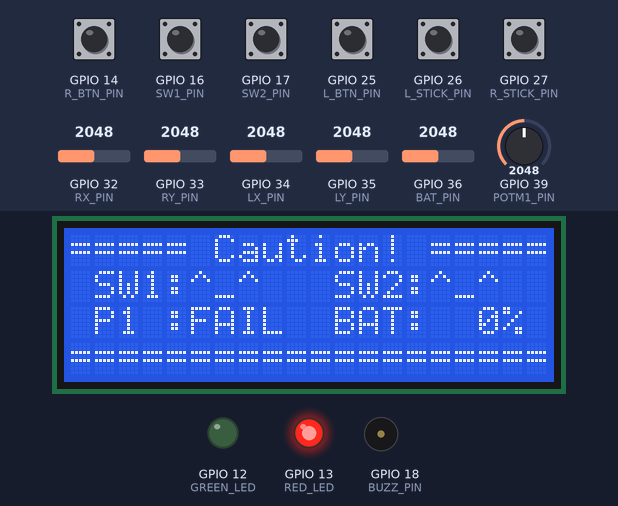
Bench run of a sketch on a simulated ESP32. Shown: 20×4 character LCD, output pins drawn as LEDs (lit = HIGH), buzzer (waves = sounding). The test bench sets the inputs (shaded band); at power-on: GPIO 14 (R_BTN_PIN), GPIO 16 (SW1_PIN), GPIO 17 (SW2_PIN), GPIO 25 (L_BTN_PIN), GPIO 26 (L_STICK_PIN), GPIO 27 (R_STICK_PIN) HIGH, GPIO 39 (POTM1_PIN) = 2048, GPIO 36 (BAT_PIN) = 2048, GPIO 32 (RX_PIN) = 2048, GPIO 33 (RY_PIN) = 2048, GPIO 34 (LX_PIN) = 2048, GPIO 35 (LY_PIN) = 2048. What the sketch prints to the serial monitor is not drawn.

Above: at 1.1 s.
1.2 s: GPIO 39 (POTM1_PIN) set to 3957
2.7 s: GPIO 39 (POTM1_PIN) set to 4045
At 4.0 s:
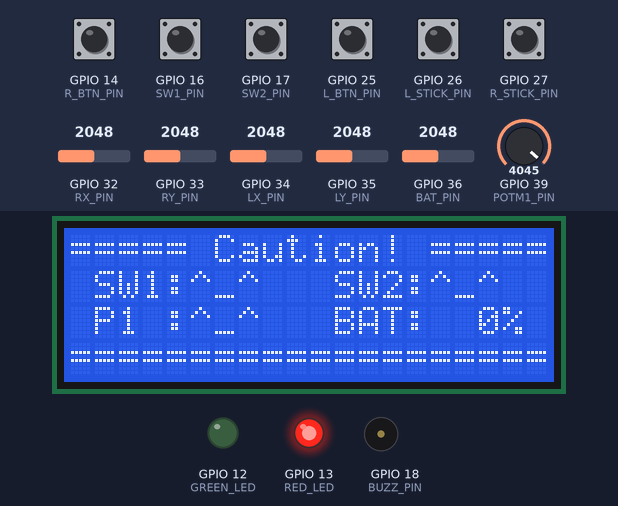
4.3 s: GPIO 36 (BAT_PIN) set to 2616
5.8 s: GPIO 36 (BAT_PIN) set to 2690
At 6.7 s:
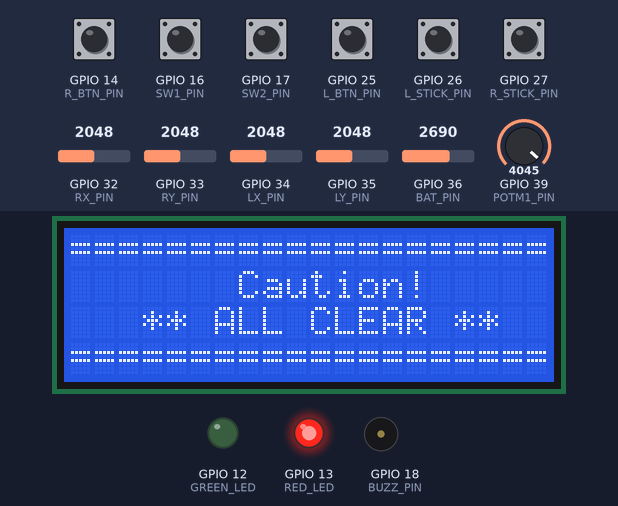
At 7.2 s:
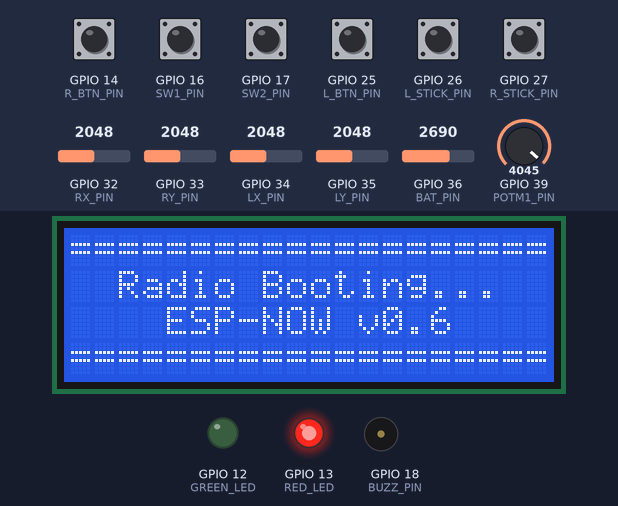
8.8 s: GPIO 36 (BAT_PIN) set to 2866
11.8 s: GPIO 16 (SW1_PIN) pulled LOW for 1 s
At 12.79 s:
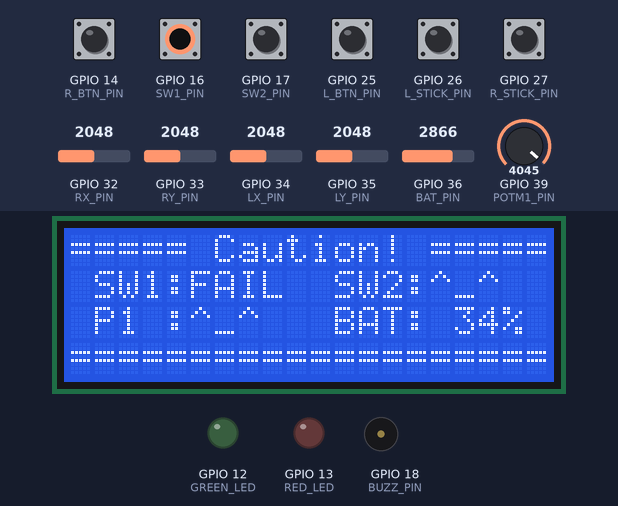
Timing chart, 0 to 62.7 s (numbered marks = the images above; inputs shaded):
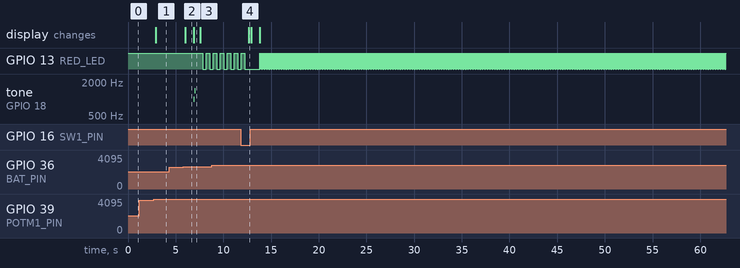

Measured:
- the behaviour switches between 4014 and 4015 on GPIO 39 (POTM1_PIN) (found by bisection; images 0 and 1)
- the behaviour switches between 2689 and 2690 on GPIO 36 (BAT_PIN) (found by bisection; images 1 and 2)
- after the input at 1.2 s, every drawn part: stays the same
- after the input at 2.7 s, the display: changes after 0.19 s (image 1)
- after the input at 4.3 s, every drawn part: stays the same
- after the input at 5.8 s, GPIO 13 (RED_LED): HIGH → LOW after 2.0 s, → HIGH 0.37 s later, → LOW 0.37 s later; tone on GPIO 18 (BUZZ_PIN): silent → 1000 Hz after 1.1 s, → silent 0.08 s later, → 1400 Hz 0.05 s later, → silent 0.08 s later; the display: changes after 0.22 s (image 2)
- after the input at 11.8 s, the display: changes after 0.89 s (image 4)
- what the display in image 2 shows lasts 0.9 s, from 6.0 s to 6.9 s
- what the display in image 3 shows lasts 0.7 s, from 6.9 s to 7.6 s

The sketch:

ESP_Controller_Tx_v0.6.ino
```cpp
 // MAC:                20:e7:c8:9f:47:f8
// ================================================================
// ESP-NOW RC Controller  v0.6
// Role  : Master / Transmitter
// Board : ESP32 (38-pin devkit)
// Hardware:
//   2x Analog Joystick  (LX/LY, RX/RY)
//   2x Joystick Click   (LS, RS)
//   2x Push Button      (LB, RB)
//   2x Toggle Switch    (SW1=16, SW2=17)
//   1x Potentiometer    ( Pot1=36)
//   1x Buzzer           (BUZZ=18)
//   20x4 I2C LCD        (0x27)
//   2x LED              (RED=13, GREEN=12)
// Protocol : ESP-NOW (one-way to receiver)
// Changelog v0.6:
//   - Removed PotM2 entirely
//   - SW1 → GPIO 16, SW2 → GPIO 17
//   - Buzzer added on GPIO 18
//   - Startup check: SW1, SW2,  Pot1, battery > 10%
//   - Startup LCD shows Battery% in place of P2
//   - Beep once on any button press or switch toggle
// ================================================================

#include <esp_now.h>
#include <WiFi.h>
#include <Wire.h>
#include <LiquidCrystal_I2C.h>

// ================================================================
//  LCD
// ================================================================
LiquidCrystal_I2C lcd(0x27, 20, 4);

// ================================================================
//  LED PINS
// ================================================================
#define RED_LED   13
#define GREEN_LED 12

// ================================================================
//  BUZZER
// ================================================================
#define BUZZ_PIN  18      // Passive or active buzzer
#define BEEP_FREQ 1200    // Hz (ignored for active buzzers)
#define BEEP_DUR  40      // ms — short tap feel

// ================================================================
//  JOYSTICK AXIS PINS
// ================================================================
#define LX_PIN  34
#define LY_PIN  35
#define RX_PIN  32
#define RY_PIN  33

// ================================================================
//  DIGITAL INPUT PINS  (INPUT_PULLUP, active LOW)
// ================================================================
#define L_STICK_PIN  26
#define R_STICK_PIN  27
#define L_BTN_PIN    25
#define R_BTN_PIN    14
#define SW1_PIN      16   // Toggle switch 1  ← moved from 18
#define SW2_PIN      17   // Toggle switch 2  ← moved from 19

// ================================================================
//  POTENTIOMETER PIN
// ================================================================
#define POTM1_PIN  39    // Only one pot now (GPIO 36, input-only)

// ================================================================
//  BATTERY
// ================================================================
#define BAT_PIN           36
#define FULL_BAT          8.4
#define EMPTY_BAT         6.6
#define LOW_BAT_THRESHOLD 6.8
#define LOW_BAT_PERCENT   10   // Startup blocks if battery below this %

// ================================================================
//  TUNING CONSTANTS
// ================================================================
#define DEADZONE          11
#define CHANGE_THRESHOLD   2
#define POT_ZERO_THRESH   80   // Raw ADC ≤ this = pot at minimum

// ================================================================
//  BATTERY STATE (global, updated by BatteryManager)
// ================================================================
int BaT = 100;
bool Stat=false;
unsigned long lastAckTime = 0;

// ================================================================
//  CUSTOM LCD CHARACTERS
// ================================================================
byte UR_c[8] = {B00000,B00000,B01111,B00011,B00101,B01001,B10000,B00000};
byte U_c[8]  = {B00100,B01110,B10101,B00100,B00100,B00100,B00100,B00100};
byte D_c[8]  = {B00100,B00100,B00100,B00100,B00100,B10101,B01110,B00100};
byte L_c[8]  = {B00000,B00010,B00100,B01000,B11111,B01000,B00100,B00010};
byte R_c[8]  = {B00000,B01000,B00100,B00010,B11111,B00010,B00100,B01000};
byte DL_c[8] = {B00000,B00000,B00001,B10010,B10100,B11000,B11110,B00000};
byte DR_c[8] = {B00000,B00000,B10000,B01001,B00101,B00011,B01111,B00000};
byte UL_c[8] = {B00000,B00000,B11110,B11000,B10100,B10010,B00001,B00000};

// ================================================================
//  DATA STRUCT  — sent over ESP-NOW
// ================================================================
typedef struct
{
  int  Lx, Ly;
  int  Rx, Ry;
  bool LBt, RBt;
  bool LABt, RABt;
  bool TSW1, TSW2;
  int  Pot1;       // Single pot, 0–100
} ControllerData;

ControllerData data;
ControllerData prev = {0};
typedef struct {
  bool alive;
} AckData;
// ================================================================
//  LCD LINE CACHE
// ================================================================
String line0 = "", line1 = "", line2 = "", line3 = "";

// ================================================================
//  RECEIVER MAC
// ================================================================

uint8_t receiverMAC[] = {0xFF, 0xFF, 0xFF, 0xFF, 0xFF, 0xFF};
// ================================================================
//  BEEP  — fires tone() which is timer-driven (non-blocking)
//  Call this function once per edge; it returns immediately.
// ================================================================
void beep()
{
  tone(BUZZ_PIN, BEEP_FREQ, BEEP_DUR);
}

// ================================================================
//  BEEP ON PRESS  — edge detection for all digital inputs
//  Call after data is freshly read in DataWork().
//  Triggers one beep per LOW→HIGH transition (press/toggle ON).
// ================================================================
void checkBeeps()
{
  static bool pLBt = 0, pRBt = 0, pLABt = 0, pRABt = 0, pTSW1 = 0, pTSW2 = 0;

  if (data.LBt  && !pLBt)  beep();
  if (data.RBt  && !pRBt)  beep();
  if (data.LABt  && !pLABt)  beep();
  if (data.RABt  && !pRABt)  beep();
  if (data.TSW1 && !pTSW1) beep();
  if (data.TSW2 && !pTSW2) beep();

  pLBt  = data.LBt;
  pRBt  = data.RBt;
  pLABt  = data.LABt;
  pRABt  = data.RABt;
  pTSW1 = data.TSW1;
  pTSW2 = data.TSW2;
}

// ================================================================
//  HELPERS
// ================================================================
int mapAxis(int val)
{
  int mapped = map(val, 0, 4095, 99, -99);
  if (abs(mapped) < DEADZONE) return 0;
  return mapped;
}

int mapPot(int val)
{
  return map(val, 0, 4095, 100, 0);
}

void printIfChanged(int col, int row, String text, String &cache)
{
  if (text != cache)
  {
    lcd.setCursor(col, row);
    lcd.print(text);
    cache = text;
  }
}

String fmt(int v)
{
  char buf[6];
  if (v == 0) sprintf(buf, "%3d",  v);
  else        sprintf(buf, "%+3d", v);
  return String(buf);
}

byte getDirIcon(int x, int y)
{
  if (abs(x) < DEADZONE && abs(y) < DEADZONE) return 255;
  if (y >  DEADZONE && x >  DEADZONE) return 0;
  if (y >  DEADZONE && x < -DEADZONE) return 7;
  if (y < -DEADZONE && x >  DEADZONE) return 6;
  if (y < -DEADZONE && x < -DEADZONE) return 5;
  if (y >  DEADZONE)  return 1;
  if (y < -DEADZONE)  return 2;
  if (x < -DEADZONE)  return 3;
  if (x >  DEADZONE)  return 4;
  return 255;
}
String potBar(int pct, int width = 6)
{
  int filled = (pct * width) / 100;
  String bar = "P:[";
  for (int i = 0; i < width; i++) {
    bar += (i < filled) ? '=' : '_';
  }
  bar += "]";
  return bar;  // e.g. "P:[===___]"
}
// ================================================================
//  UPDATE DISPLAY
//
//  LCD layout (20 cols × 4 rows):
//  ┌────────────────────┐
//  │L x:+100 y:+100 + L:0│  row 0 — left stick + direction icon
//  │R x:+100 y:+100 + R:0│  row 1 — right stick + direction icon
//  │LB:0 RB:0  S1:0 S2:0│  row 2 — buttons + switches
//  │P1: 100  BAT:  100% │  row 3 — pot + battery %
//  └────────────────────┘
// ================================================================
void updateDisplay()
{
  char l0[21], l1[21], l2[21], l3[21];

  sprintf(l0, "L x:%s y:%s ", fmt(data.Lx).c_str(), fmt(data.Ly).c_str());
  sprintf(l1, "R x:%s y:%s ", fmt(data.Rx).c_str(), fmt(data.Ry).c_str());
  sprintf(l2, "LB:%d RB:%d  S1:%d S2:%d",(int)data.LBt, (int)data.RBt,(int)data.TSW1, (int)data.TSW2);
  sprintf(l3, "%s BAT:%3d%%", potBar(data.Pot1).c_str(), BaT);

  printIfChanged(0, 0, l0, line0);
  printIfChanged(0, 1, l1, line1);
  printIfChanged(0, 2, l2, line2);
  printIfChanged(0, 3, l3, line3);

  byte iconL = getDirIcon(data.Lx, data.Ly);
  byte iconR = getDirIcon(data.Rx, data.Ry);

  lcd.setCursor(14, 0);
  if (iconL == 255) lcd.print("+"); else lcd.write(iconL);
  lcd.print("  L:");
  lcd.print((int)data.LABt);

  lcd.setCursor(14, 1);
  if (iconR == 255) lcd.print("+"); else lcd.write(iconR);
  lcd.print("  R:");
  lcd.print((int)data.RABt);
}

// ================================================================
//  ESP-NOW SEND CALLBACK
// ================================================================


void OnDataRecv(const esp_now_recv_info_t *info, const uint8_t *incomingData, int len)
{
  if (len == sizeof(AckData))
  {
    AckData ack;
    memcpy(&ack, incomingData, sizeof(ack));

    if (ack.alive)
    {
      lastAckTime = millis();
      Stat=true;
    }
  }
}
// ================================================================
//  READ & SEND DATA
// ================================================================
void DataWork()
{
  int newLx = mapAxis(analogRead(LX_PIN));
  int newLy = mapAxis(analogRead(LY_PIN));
  int newRx = mapAxis(analogRead(RX_PIN));
  int newRy = mapAxis(analogRead(RY_PIN));

  if (abs(newLx - data.Lx) > CHANGE_THRESHOLD) data.Lx = newLx;
  if (abs(newLy - data.Ly) > CHANGE_THRESHOLD) data.Ly = newLy;
  if (abs(newRx - data.Rx) > CHANGE_THRESHOLD) data.Rx = newRx;
  if (abs(newRy - data.Ry) > CHANGE_THRESHOLD) data.Ry = newRy;

  data.LABt  = !digitalRead(L_STICK_PIN);
  data.RABt  = !digitalRead(R_STICK_PIN);
  data.LBt  = !digitalRead(L_BTN_PIN);
  data.RBt  = !digitalRead(R_BTN_PIN);
  data.TSW1 = !digitalRead(SW1_PIN);
  data.TSW2 = !digitalRead(SW2_PIN);
  data.Pot1 = mapPot(analogRead(POTM1_PIN));

  // Edge-detect beeps (must run after data is updated)
  checkBeeps();
  esp_now_send(receiverMAC, (uint8_t *)&data, sizeof(data));
  Serial.printf("L(%3d,%3d) R(%3d,%3d) | LB:%d RB:%d | LS:%d RS:%d | SW1:%d SW2:%d | P1:%d | BAT:%d%% | Status:%s\n",
  data.Lx, data.Ly, data.Rx, data.Ry,data.LBt, data.RBt, data.LABt, data.RABt,data.TSW1, data.TSW2,data.Pot1,BaT,(Stat ? "true" : "false"));

}


void updateConnectionLED()
{
  if (millis() - lastAckTime < 500)
  {
    Stat = true;                      // ← driven by timeout, not just callback
    digitalWrite(GREEN_LED, HIGH);
    digitalWrite(RED_LED,   LOW);
  }
  else
  {
    Stat = false;                     // ← times out if no ack arrives
    digitalWrite(GREEN_LED, LOW);
    digitalWrite(RED_LED,   HIGH);
  }
}
// ================================================================
//  STARTUP SAFETY CHECK
//
//  Blocks until all of:
//    SW1  = OFF  (HIGH on pullup)
//    SW2  = OFF
//     Pot1 raw ADC ≤ POT_ZERO_THRESH
//    Battery ≥ LOW_BAT_PERCENT (10%)
//
//  LCD layout during check:
//  ┌────────────────────┐
//  │===== Caution! =====│  row 0 — fixed
//  │ SW1:^_^   SW2:FAIL │  row 1 — switch status
//  │ P1 :^_^   BAT: 85% │  row 2 — pot + battery %
//  │====================│  row 3 — fixed border
//  └────────────────────┘
// ================================================================
void startup()
{
  lcd.clear();
  lcd.setCursor(0, 0);
  lcd.print("===== Caution! =====");

  while (true) {
    // Read raw battery for startup check
    int rawBat   = analogRead(BAT_PIN);
    float v_adc  = rawBat * (3.3f / 4095.0f);
    float batV   = v_adc * ((100.0f + 47.0f) / 47.0f);
    int   batPct = 0;
    if (batV >= FULL_BAT)       batPct = 100;
    else if (batV <= EMPTY_BAT) batPct = 0;
    else batPct = (int)((batV - EMPTY_BAT) * 100.0f / (FULL_BAT - EMPTY_BAT));

    bool sw1Safe  = digitalRead(SW1_PIN);           // HIGH = OFF = safe
    bool sw2Safe  = digitalRead(SW2_PIN);
    int  rawP1    = analogRead(POTM1_PIN);
    bool pot1Safe = (rawP1 >= (4095 - POT_ZERO_THRESH));
    bool batSafe  = (batPct >= LOW_BAT_PERCENT);

    if (sw1Safe && sw2Safe && pot1Safe && batSafe)
    {
      lcd.setCursor(0, 0); lcd.print("====================");
      lcd.setCursor(0, 1); lcd.print("       Caution!     ");
      lcd.setCursor(0, 2); lcd.print("   ** ALL CLEAR **  ");
      lcd.setCursor(0, 3); lcd.print("====================");
      delay(800);
      lcd.clear();
      return;
    }

    char rowSW[21];
    char rowPT[21];

    // Row 1: switch status  "SW1:^_^  SW2:FAIL"  (20 chars)
    sprintf(rowSW, " SW1:%-4s  SW2:%-4s ",
      sw1Safe ? "^_^" : "FAIL",
      sw2Safe ? "^_^" : "FAIL"
    );

    // Row 2: pot status + battery %  "P1:^_^   BAT: 85%"  (20 chars)
    if (pot1Safe) {
      sprintf(rowPT, " P1 :^_^   BAT:%3d%% ", batPct);
    } else {
      sprintf(rowPT, " P1 :FAIL  BAT:%3d%% ", batPct);
    }

    lcd.setCursor(0, 1); lcd.print(rowSW);
    lcd.setCursor(0, 2); lcd.print(rowPT);
    lcd.setCursor(0, 3); lcd.print("====================");

    delay(150);
  }
}

// ================================================================
//  BATTERY MANAGER
// ================================================================
bool BatteryManager()
{
  static unsigned long lastRead  = 0;
  static unsigned long lastBlink = 0;
  static bool ledState  = false;
  static bool killSent  = false;
  static float batteryVoltage = 8.4f;

  if (millis() - lastRead > 5000) {
    lastRead = millis();
    int raw      = analogRead(BAT_PIN);
    float v_adc  = raw * (3.3f / 4095.0f);
    batteryVoltage = v_adc * ((100.0f + 47.0f) / 47.0f);

    if (batteryVoltage >= FULL_BAT)       BaT = 100;
    else if (batteryVoltage <= EMPTY_BAT) BaT = 0;
    else BaT = (int)((batteryVoltage - EMPTY_BAT) * 100.0f / (FULL_BAT - EMPTY_BAT));
  }

  if (batteryVoltage <= LOW_BAT_THRESHOLD)
  {
    if (!killSent)
    {
      memset(&data, 0, sizeof(data));
      esp_now_send(receiverMAC, (uint8_t *)&data, sizeof(data));
      Serial.printf("SAFE MODE — BAT:%d%%\n", BaT);
      killSent = true;
    }

    if (millis() - lastBlink > 300)
    {
      lastBlink = millis();
      ledState = !ledState;
      digitalWrite(RED_LED, ledState);
    }
    digitalWrite(GREEN_LED, LOW);

    lcd.setCursor(0, 0); lcd.print("    |=========|     ");
    lcd.setCursor(0, 1); lcd.print("    | LOW BAT |     ");
    lcd.setCursor(0, 2); lcd.print("    |Radio-OFF|     ");
    lcd.setCursor(0, 3); lcd.print("    |=========| ");

    return true;
  }

  killSent = false;
  digitalWrite(RED_LED, LOW);
  return false;
}
// ================================================================
//  SYSTEM CONTROL
//  - Refreshes battery every 5 s (non-blocking during normal ops)
//  - Blocks here while battery is low (BatteryManager loops)
//  - Runs startup() exactly once when battery recovers
// ================================================================
void SystemControl()
{
  static bool wasLow = false;

  bool isLow = BatteryManager();

  if (isLow)
  {
    wasLow = true;
    // Block inside this loop until battery recovers
    while (BatteryManager())
    {
      delay(50);
    }
    // Battery has recovered — fall through
  }

  if (wasLow)
  {
    wasLow = false;
    startup();   // Re-run safety check once after recovery
    line0 = line1 = line2 = line3 = "";
  }
}
// ================================================================
//  SETUP
// ================================================================
void setup()
{
  Serial.begin(115200);

  pinMode(RED_LED,   OUTPUT);
  pinMode(GREEN_LED, OUTPUT);
  pinMode(BUZZ_PIN,  OUTPUT);
  digitalWrite(RED_LED,   HIGH);
  digitalWrite(GREEN_LED, LOW);
  digitalWrite(BUZZ_PIN,  LOW);

  pinMode(L_STICK_PIN, INPUT_PULLUP);
  pinMode(R_STICK_PIN, INPUT_PULLUP);
  pinMode(L_BTN_PIN,   INPUT_PULLUP);
  pinMode(R_BTN_PIN,   INPUT_PULLUP);
  pinMode(SW1_PIN,     INPUT_PULLUP);
  pinMode(SW2_PIN,     INPUT_PULLUP);
  pinMode(POTM1_PIN,   INPUT);

  analogSetAttenuation(ADC_11db);

  lcd.init();
  lcd.backlight();

  lcd.createChar(0, UR_c);
  lcd.createChar(1, U_c);
  lcd.createChar(2, D_c);
  lcd.createChar(3, L_c);
  lcd.createChar(4, R_c);
  lcd.createChar(5, DL_c);
  lcd.createChar(6, DR_c);
  lcd.createChar(7, UL_c);
  lcd.home();

  startup();

  // Boot splash
  lcd.setCursor(0, 0); lcd.print("====================");
  lcd.setCursor(0, 1); lcd.print("  Radio Booting...  ");
  lcd.setCursor(0, 2); lcd.print("    ESP-NOW v0.6    ");
  lcd.setCursor(0, 3); lcd.print("====================");

  // Boot beep: two short tones
  tone(BUZZ_PIN, 1000, 80); delay(130);
  tone(BUZZ_PIN, 1400, 80);
  delay(350);

  WiFi.mode(WIFI_STA);
  delay(150);

  esp_now_init();
  //esp_now_register_send_cb(OnDataSent);
  esp_now_register_recv_cb(OnDataRecv);


  esp_now_peer_info_t peerInfo = {};
  memset(&peerInfo, 0, sizeof(peerInfo));

  for (int i = 0; i < 6; i++)
    peerInfo.peer_addr[i] = 0xFF;

  peerInfo.channel = 0;
  peerInfo.encrypt = false;

  esp_now_add_peer(&peerInfo);
  lcd.clear();
}

// ================================================================
//  LOOP  — ~20 Hz
// ================================================================
void loop()
{
  SystemControl();       // ← replaces bare BatteryManager() call
  DataWork();
  updateDisplay();
  updateConnectionLED();
  delay(50);
}
```
